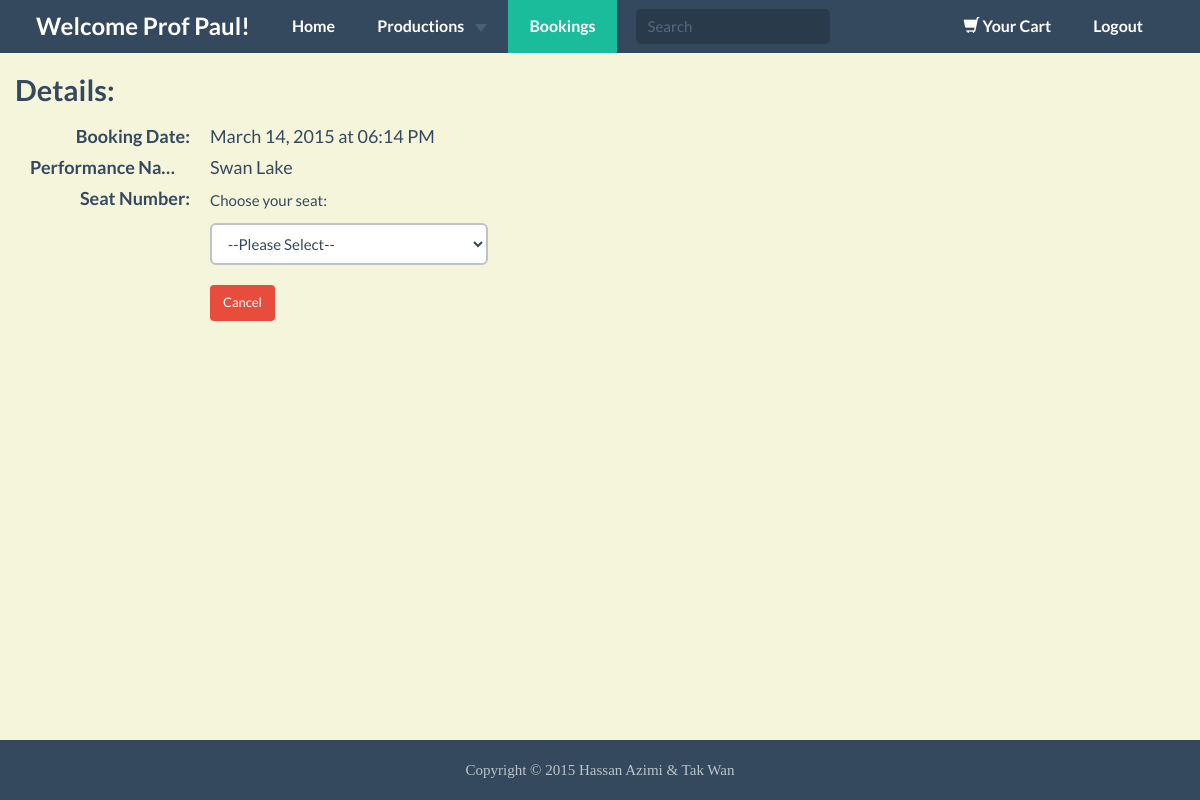
The app's page /buy_ticket.php?booking=35&performance=3 (signed in) with its own data.
### tables this page shows
CREATE TABLE IF NOT EXISTS `Booking` (
`booking_id` int(11) NOT NULL,
  `customer_id` int(11) NOT NULL,
  `performance_id` int(11) DEFAULT NULL,
  `booking_date` timestamp NOT NULL DEFAULT CURRENT_TIMESTAMP,
  `status` tinyint(1) NOT NULL DEFAULT '0',
  `purchased` tinyint(1) NOT NULL DEFAULT '0'
);

CREATE TABLE IF NOT EXISTS `Performance` (
`performance_id` int(11) NOT NULL,
  `production_id` int(11) NOT NULL,
  `performance_name` varchar(50) NOT NULL,
  `details` text
);

### includes/functions.php (called while the page is built, shortened)
<?php
function datetime_to_text($datetime = "") {
	$unixdatetime = strtotime($datetime);
	return strftime("%B %d, %Y at %I:%M %p", $unixdatetime);
}
function find_all_productions() {
	global $connection;
	$query          = "SELECT * FROM Production ORDER BY production_id ASC";
	$production_set = mysqli_query($connection, $query);
	return $production_set;
}
function find_performances_for_production($production_id) {
	global $connection;
	$safe_production_id = mysqli_real_escape_string($connection, $production_id);
	$query              = "SELECT * FROM Performance WHERE production_id = {$safe_production_id} ORDER BY performance_name ASC";
	$performance_set    = mysqli_query($connection, $query);
	return $performance_set;
}
function find_cart_for_customer($customer_id) {
	global $connection;
	$safe_customer_id = mysqli_real_escape_string($connection, $customer_id);
	$query            = "SELECT * FROM Cart WHERE customer_id = {$safe_customer_id} ORDER BY id ASC";
	$cart_set         = mysqli_query($connection, $query);
	return $cart_set;
}
function find_booking_by_id($id) {
	global $connection;
	$safe_id     = mysqli_real_escape_string($connection, $id);
	$query       = "SELECT * FROM Booking WHERE booking_id = {$safe_id} LIMIT 1";
	$booking_set = mysqli_query($connection, $query);
	if($booking = mysqli_fetch_assoc($booking_set)) {
		return $booking;
	} else {
		return NULL;
	}
}
function member_navigation($production_array, $performance_array) {
	$output         = "<ul class='dropdown-menu' role='menu'>";
	$production_set = find_all_productions();
	while($production = mysqli_fetch_assoc($production_set)) {
		$output .= "<li";
		$output .= ">";
		$output .= "<a ";
		$performance_set = find_performances_for_production($production["production_id"]);
		if(mysqli_num_rows($performance_set) != 0) {
			$output .= " class='trigger right-caret'";
		} else {
			$output .= " href='#' ";
			$output .= "  data-toggle='modal' data-target='.noProduction' ";
		}
		$output .= ">";
		$output .= htmlentities($production["production_name"]);
		$output .= "</a>";
		$output .= "<ul class='dropdown-menu sub-menu'>";
		while($performance = mysqli_fetch_assoc($performance_set)) {
			$output .= "<li";
			if($performance_array && $performance["performance_id"] == $performance_array["performance_id"]) {
				$output .= " class='active'";
			}
			$output .= ">";
			$output .= "<a href='customer.php?performance=";
			$output .= urlencode($performance["performance_id"]);
			$output .= "'>";
			$output .= htmlentities($performance["performance_name"]);
			$output .= "</a></li>";
		}
		$output .= "</ul>";
		$output .= "</li>";
	}
	$output .= "</ul>";
	return $output;
}

### public/buy_ticket.php (the view, shortened to what this page needs)
<?php require_once("../includes/db_connection.php"); ?>
<?php require_once("../includes/functions.php"); ?>
<?php $cart_set = find_cart_for_customer($_SESSION["customer_id"]); ?>
<?php $booking_set = find_booking_for_customer($_SESSION["customer_id"]); ?>
<?php
$booking_id     = $_GET["booking"];
$performance_id = $_GET["performance"];
$booking        = find_booking_by_id($booking_id);
$performance    = find_performance_by_id($performance_id);
?>
<?php include("../includes/layouts/header.php"); ?>
<nav class="navbar navbar-inverse navbar-fixed-top">
	<section class="container">
		<div class="navbar-header">
			<a class="navbar-brand" href="customer.php">Welcome <?php echo $_SESSION["customer_name"]; ?>!</a>
		</div>
		<div id="navbar" class="collapse navbar-collapse">
			<ul class="nav navbar-nav">
				<li><a href="customer.php">Home</a></li>
				<li class="dropdown">
					<a href="#" class="dropdown-toggle" data-toggle="dropdown" role="button" aria-expanded="false">Productions
						<span class="caret"></span></a>
					<?php
					echo member_navigation($current_production, $current_performance);
					?>
				</li>
				<?php if(mysqli_num_rows($booking_set) == 0): ?>
					<li class="active">
						<a href="" data-toggle="modal" data-target=".nobooking">Bookings</a>
					</li>
				<?php else: ?>
					<li class="active"><a href="customer_bookings.php">Bookings</a></li>
				<?php endif; ?>
			</ul>
			<form action="search.php" method="get" class="navbar-form navbar-left" role="search" name="q" size="30" maxlength="50">
				<div class="form-group">
					<input type="text" class="form-control" placeholder="Search">
				</div>
			</form>
			<ul class="nav navbar-nav pull-right">
				<?php if(mysqli_num_rows($cart_set) == 0): ?>
					<li>
						<a href="" data-toggle="modal" data-target=".emptycart"><span class="glyphicon glyphicon-shopping-cart"></span>
							Your Cart</a>
					</li>
				<?php else: ?>
					<li><a href="customer_cart.php"><span class="glyphicon glyphicon-shopping-cart"></span>Your Cart</a>
					</li>
				<?php endif; ?>
				<li><a href="logout.php">Logout</a></li>
			</ul>
		</div>
	</section>
</nav>
<section class="container">
	<div class="row">
		<h4>Details:</h4>
		<section class="main col-lg-5">
			<dl class="dl-horizontal">
				<dt>Booking Date:</dt>
				<dd><?php echo datetime_to_text(htmlentities($booking["booking_date"])); ?></dd>
				<dt>Performance Name:</dt>
				<dd><?php echo htmlentities($performance["performance_name"]); ?></dd>
				<dt>Seat Number:</dt>
				<dd>
					<form action="buy_ticket.php?booking=<?php echo urldecode($booking["booking_id"]); ?>&performance=<?php echo urldecode($performance["performance_id"]); ?>" method="POST" role="form">
						<div class="form-group">
							<label for="seat">Choose your seat:</label>
							<select name="seat" id="seat" class="form-control" required>
								<option value="" disabled selected>--Please Select--</option>
							</select>
						</div>
						<a class="btn btn-danger btn-sm" href="customer_bookings.php">Cancel</a>
					</form>
				</dd>
			</dl>
		</section>
	</div>
</section>
<?php include("../includes/layouts/footer.php"); ?>

### public/css/custom.css (style rules this page uses)
html { position : relative; min-height : 100%; }
body { margin-bottom : 60px; background-color : #F5F5DC; }
body > .container { padding : 60px 15px; }
ul, li { line-height : 20px; font-size : 15px; }

### records on screen
booking: booking_date "March 14, 2015 at 06:14 PM"
performance: performance_name "Swan Lake"

### other values on screen
$_SESSION["customer_name"] "Prof Paul"
